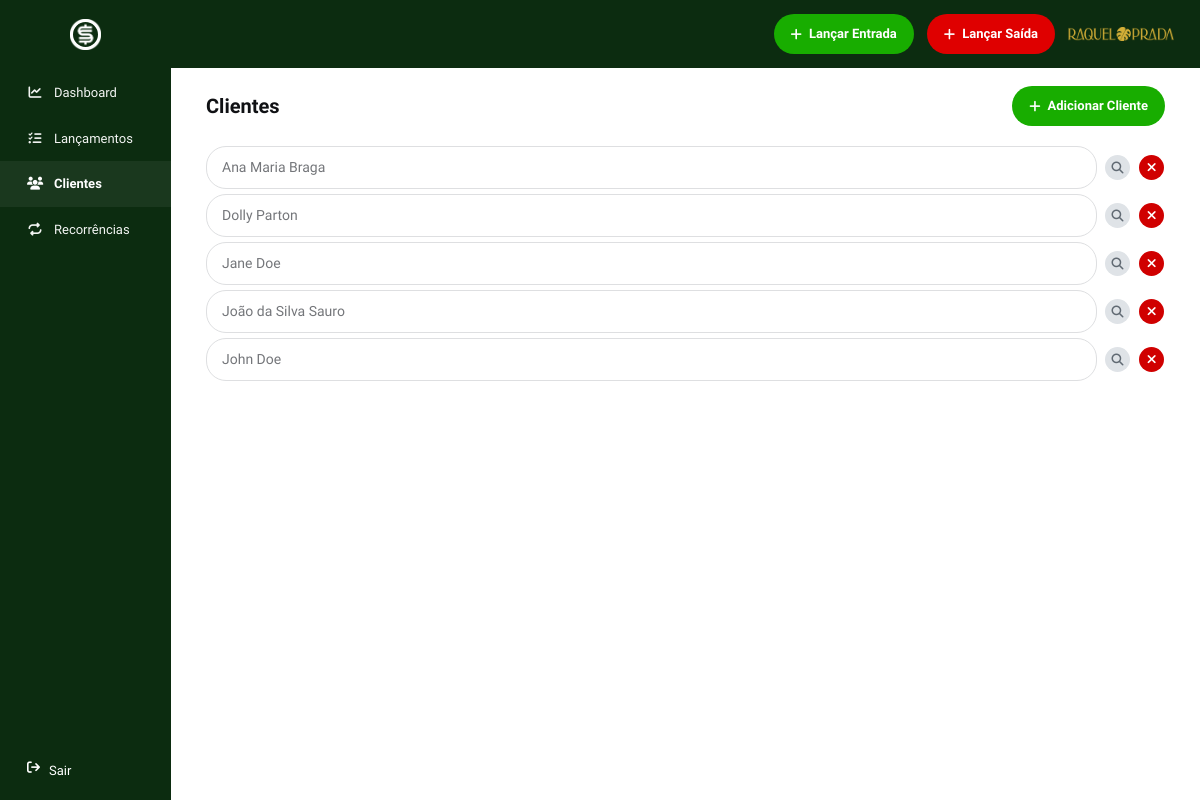
The app's page /clientes (signed in) with its own data.
### tables this page shows
CREATE TABLE clients (
  id INT UNSIGNED AUTO_INCREMENT PRIMARY KEY,
  name VARCHAR(160) NOT NULL,
  phone VARCHAR(40) NOT NULL,
  email VARCHAR(190) NULL,
  address VARCHAR(190) NULL,
  number VARCHAR(30) NULL,
  complement VARCHAR(120) NULL,
  state CHAR(2) NULL,
  city VARCHAR(100) NULL,
  created_at TIMESTAMP NOT NULL DEFAULT CURRENT_TIMESTAMP,
  INDEX idx_clients_name(name)
);

### app/controllers/ClientController.php (called while the page is built, shortened)
<?php
class ClientController {
    public function index(): void { require_auth(); $clients=(new Client(db()))->all(); $page='clientes'; $title='Clientes'; require __DIR__.'/../views/clients/index.php'; }
}

### app/helpers/helpers.php (called while the page is built, shortened)
<?php
function e(mixed $value): string {
    return htmlspecialchars((string)$value, ENT_QUOTES, 'UTF-8');
}
function base_url(): string {
    $script = str_replace('\\', '/', $_SERVER['SCRIPT_NAME'] ?? '/index.php');
    $dir = rtrim(str_replace('/index.php', '', $script), '/');
    return $dir === '/' ? '' : $dir;
}
function url(string $route, array $query = []): string {
    $path = base_url() . '/' . ltrim($route, '/');
    if ($query) $path .= '?' . http_build_query($query);
    return $path;
}

### config/database.php (called while the page is built, shortened)
<?php
function db(): PDO {
    static $pdo = null;
    if ($pdo instanceof PDO) return $pdo;
    $dsn = sprintf('mysql:host=%s;port=%s;dbname=%s;charset=utf8mb4', DB_HOST, DB_PORT, DB_NAME);
    $pdo = new PDO($dsn, DB_USER, DB_PASS, [
        PDO::ATTR_ERRMODE => PDO::ERRMODE_EXCEPTION,
        PDO::ATTR_DEFAULT_FETCH_MODE => PDO::FETCH_ASSOC,
        PDO::ATTR_EMULATE_PREPARES => false,
    ]);
    return $pdo;
}

### app/models/Client.php (called while the page is built, shortened)
<?php
class Client {
    public function all(): array {
        return $this->db->query('SELECT * FROM clients ORDER BY name')->fetchAll();
    }
}

### app/views/clients/index.php (the view, shortened to what this page needs)
<?php require __DIR__.'/../layouts/header.php'; ?>
<div class="page-title"><h1>Clientes</h1><a class="btn btn-green" href="<?= e(url('cliente')) ?>"><i class="fa-solid fa-plus"></i> Adicionar Cliente</a></div>
<section class="list-panel">
    <?php foreach($clients as $c): ?>
    <div class="client-list-row">
        <span class="client-name-pill"><?= e($c['name']) ?></span>
        <a class="circle-search" href="<?= e(url('cliente',['id'=>$c['id']])) ?>" aria-label="Abrir cliente"><i class="fa-solid fa-magnifying-glass"></i></a>
        <form method="post" action="<?= e(url('cliente/excluir')) ?>" onsubmit="return confirm('Excluir este cliente?');"><button class="circle-delete" type="submit" aria-label="Excluir cliente"><i class="fa-solid fa-xmark"></i></button></form>
    </div>
    <?php endforeach; ?>
</section>
<?php require __DIR__.'/../layouts/footer.php'; ?>

### public/assets/css/style.css (style rules this page uses)
:root { --green: #0c2c10; --green2: #16ad00; --red: #d00000; --blue: #0867c7; --text: #101114; --muted: #727780; --line: #e2e4e7; --soft: #fafafa; --shadow: 0 8px 24px rgba(0, 0, 0, 0.04); }
* { box-sizing: border-box; }
html, body { margin: 0; min-height: 100%; font-family: "Geist", sans-serif; color: var(--text); background: #fff; }
body { font-size: 14px; }
a { text-decoration: none; color: inherit; }
button, input, select, textarea { font: inherit; }
.btn { display: inline-flex; align-items: center; justify-content: center; gap: 7px; border: 0; border-radius: 24px; padding: 10px 17px; min-height: 40px; font-weight: 700; font-size: 13px; cursor: pointer; transition: 0.15s ease; }
.btn-green { background: #18ad00; color: #fff; }
.page-title { display: flex; align-items: center; justify-content: space-between; margin-bottom: 20px; }
.page-title h1 { margin: 0; font-size: 20px; font-weight: 800; }
.circle-search, .circle-delete { width: 25px; height: 25px; display: inline-flex; align-items: center; justify-content: center; border-radius: 50%; border: 0; cursor: pointer; }
.circle-search { background: #dfe3e7; color: #616a73; font-size: 12px; }
.circle-delete { background: #d00000; color: #fff; font-size: 13px; }
.list-panel { width: 100%; max-width: none; }
.client-list-row { display: grid; grid-template-columns: 1fr 26px 26px; align-items: center; gap: 8px; margin: 5px 0; }
.client-name-pill, .rec-item { border: 1px solid #dedfe1; border-radius: 20px; padding: 10px 15px; color: #74767a; font-size: 14px; background: #fff; }
::placeholder { color: #ccc; opacity: 1; }

### records on screen
clients: name "Ana Maria Braga"
clients: name "Dolly Parton"
clients: name "Jane Doe"
clients: name "João da Silva Sauro"
clients: name "John Doe"
